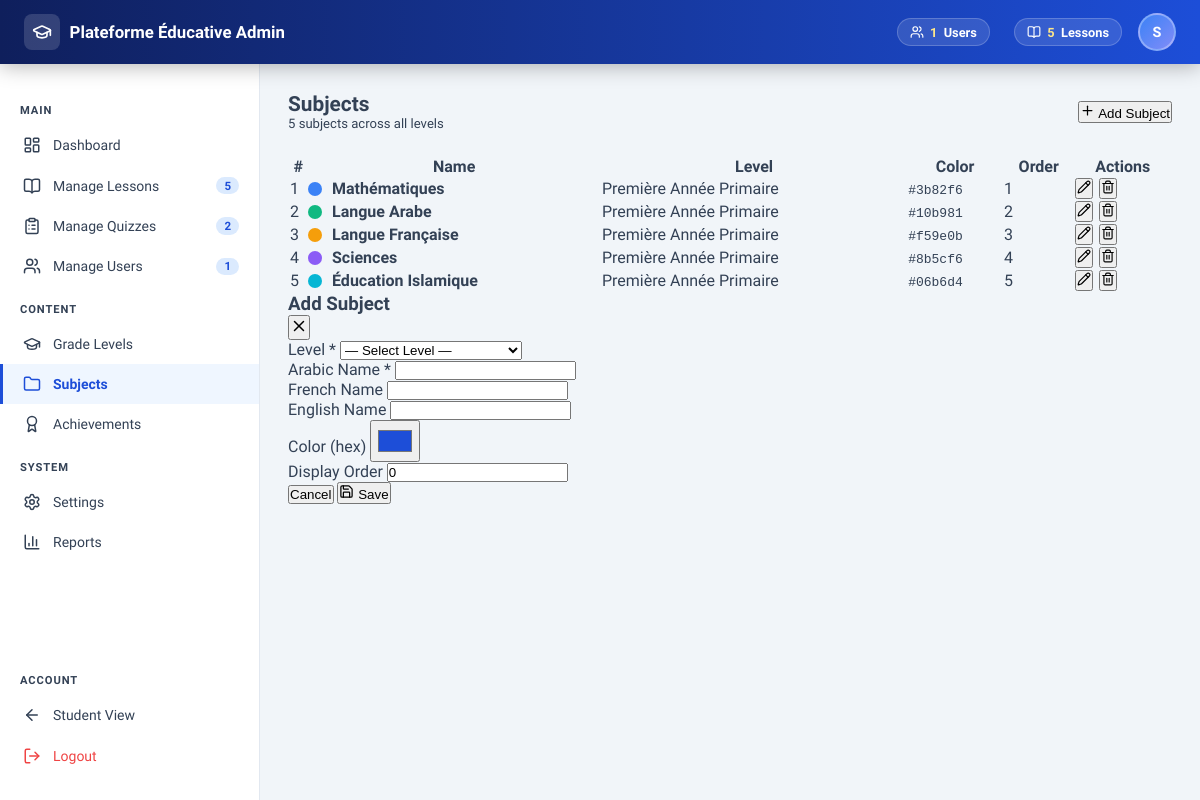
/admin/manage_subjects.php (signed in), run on the app's committed database.
### tables this page shows
CREATE TABLE `users` (
  `id` int(11) NOT NULL AUTO_INCREMENT,
  `username` varchar(100) NOT NULL,
  `email` varchar(255) NOT NULL,
  `password` varchar(255) NOT NULL,
  `full_name` varchar(200) NOT NULL,
  `role` enum('student','admin','super_admin') NOT NULL DEFAULT 'student',
  `level_id` int(11) DEFAULT 1,
  `xp_points` int(11) NOT NULL DEFAULT 0,
  `current_level` int(11) NOT NULL DEFAULT 1,
  `profile_picture` varchar(255) DEFAULT NULL,
  `preferred_lang` enum('ar','fr','en') NOT NULL DEFAULT 'fr',   
  `is_active` tinyint(1) NOT NULL DEFAULT 1,
  `last_login` datetime DEFAULT NULL,
  `created_at` timestamp NOT NULL DEFAULT CURRENT_TIMESTAMP,
  `updated_at` timestamp NOT NULL DEFAULT CURRENT_TIMESTAMP ON UPDATE CURRENT_TIMESTAMP,
  PRIMARY KEY (`id`),
  UNIQUE KEY `username` (`username`),
  UNIQUE KEY `email` (`email`),
  KEY `role` (`role`),
  KEY `level_id` (`level_id`),
  KEY `is_active` (`is_active`)
);

CREATE TABLE `subjects` (
  `id` int(11) NOT NULL AUTO_INCREMENT,
  `name_ar` varchar(150) NOT NULL,
  `name_fr` varchar(150) NOT NULL,
  `name_en` varchar(150) NOT NULL,
  `description_ar` text,
  `description_fr` text,
  `description_en` text,
  `level_id` int(11) NOT NULL,
  `icon` varchar(50) DEFAULT 'book',
  `color` varchar(20) DEFAULT '#3b82f6',
  `display_order` int(11) NOT NULL DEFAULT 0,
  `is_active` tinyint(1) NOT NULL DEFAULT 1,
  `created_at` timestamp NOT NULL DEFAULT CURRENT_TIMESTAMP,
  `updated_at` timestamp NOT NULL DEFAULT CURRENT_TIMESTAMP ON UPDATE CURRENT_TIMESTAMP,
  PRIMARY KEY (`id`),
  KEY `level_id` (`level_id`),
  KEY `display_order` (`display_order`),
  KEY `is_active` (`is_active`),
  CONSTRAINT `subjects_level_fk` FOREIGN KEY (`level_id`) REFERENCES `levels` (`id`) ON DELETE CASCADE
);

CREATE TABLE `levels` (
  `id` int(11) NOT NULL AUTO_INCREMENT,
  `name_ar` varchar(100) NOT NULL,
  `name_fr` varchar(100) NOT NULL,
  `name_en` varchar(100) NOT NULL,
  `description_ar` text,
  `description_fr` text,
  `description_en` text,
  `slug` varchar(50) DEFAULT NULL,
  `display_order` int(11) NOT NULL DEFAULT 0,
  `is_active` tinyint(1) NOT NULL DEFAULT 1,
  `created_at` timestamp NOT NULL DEFAULT CURRENT_TIMESTAMP,
  `updated_at` timestamp NOT NULL DEFAULT CURRENT_TIMESTAMP ON UPDATE CURRENT_TIMESTAMP,
  PRIMARY KEY (`id`),
  KEY `display_order` (`display_order`),
  KEY `is_active` (`is_active`)
);

### includes/functions.php (called while the page is built, shortened)
<?php
function getCurrentLang(): string {
    $lang = $_SESSION['lang'] ?? DEFAULT_LANG;
    return in_array($lang, AVAILABLE_LANGS, true) ? $lang : 'fr';
}
function getDirection(): string {
    return getCurrentLang() === 'ar' ? 'rtl' : 'ltr';
}
function loadLanguage(?string $lang = null): array {
    $lang = $lang ?? getCurrentLang();
    $file = LANG_DIR . $lang . '.json';
    $json = @file_get_contents($file);
    $data = json_decode($json, true);
    return is_array($data) ? $data : [];
}
function t(string $key): string {
    static $translations = null;
    if ($translations === null) {
        $translations = loadLanguage();
    }
    return $translations[$key] ?? $key;
}
function isLoggedIn(): bool {
    return !empty($_SESSION['user_id']);
}
function getCurrentUser(): ?array {
    return db_row('SELECT * FROM users WHERE id = ?', [(int) $_SESSION['user_id']]);
}

### includes/db.php (called while the page is built, shortened)
<?php
function db(): PDO {
    static $pdo = null;
    if ($pdo === null) {
        try {
            $dsn = 'mysql:host=' . DB_HOST . ';dbname=' . DB_NAME . ';charset=utf8mb4';
            $options = [
                PDO::ATTR_ERRMODE            => PDO::ERRMODE_EXCEPTION,
                PDO::ATTR_DEFAULT_FETCH_MODE => PDO::FETCH_ASSOC,
                PDO::ATTR_EMULATE_PREPARES   => false,
                PDO::MYSQL_ATTR_INIT_COMMAND => "SET NAMES utf8mb4 COLLATE utf8mb4_unicode_ci"
            ];
            $pdo = new PDO($dsn, DB_USER, DB_PASS, $options);
        } catch (PDOException $e) {
            error_log('[DB] Connection failed: ' . $e->getMessage());
            http_response_code(500);
            die('Database connection failed. Please contact administrator.');
        }
    }
    return $pdo;
}
function db_all(string $sql, array $params = []): array {
    try {
        $stmt = db()->prepare($sql);
        $stmt->execute($params);
        return $stmt->fetchAll();
    } catch (PDOException $e) {
        error_log('[DB] Query failed: ' . $e->getMessage() . ' | SQL: ' . $sql);
        return [];
    }
}
function db_row(string $sql, array $params = []): ?array {
    try {
        $stmt = db()->prepare($sql);
        $stmt->execute($params);
        $result = $stmt->fetch();
        return $result ?: null;
    } catch (PDOException $e) {
        error_log('[DB] Query failed: ' . $e->getMessage() . ' | SQL: ' . $sql);
        return null;
    }
}
function db_value(string $sql, array $params = []) {
    try {
        $stmt = db()->prepare($sql);
        $stmt->execute($params);
        return $stmt->fetchColumn();
    } catch (PDOException $e) {
        error_log('[DB] Query failed: ' . $e->getMessage() . ' | SQL: ' . $sql);
        return null;
    }
}

### includes/admin_auth.php (called while the page is built, shortened)
<?php
$_rootDir = dirname(__DIR__);
if (!function_exists('db_row'))       require_once $_rootDir . '/includes/db.php';
if (!function_exists('t'))            require_once $_rootDir . '/includes/functions.php';
$currentLang = getCurrentLang();

### admin/manage_subjects.php (the view, shortened to what this page needs)
<?php
require_once __DIR__ . '/../includes/admin_auth.php';
$subjects = db_all(
    "SELECT s.*, lv.name_{$currentLang} AS level_name
     FROM   subjects s
     JOIN   levels   lv ON s.level_id = lv.id
     ORDER  BY lv.display_order, s.display_order"
);
require_once '_layout.php';
?>
<div style="display:flex;align-items:center;justify-content:space-between;margin-bottom:1.5rem;flex-wrap:wrap;gap:.75rem;">
  <div>
    <h1 style="font-size:1.3rem;font-weight:800;">Subjects</h1>
    <p style="font-size:.82rem;color:var(--text-muted);"><?php echo count($subjects); ?> subjects across all levels</p>
  </div>
  <button class="btn btn-primary" onclick="openModal('subjectModal')">
    <i data-lucide="plus" width="15" height="15"></i> Add Subject
  </button>
</div>
<div class="section-card">
  <div class="section-card-body" style="padding:0;">
    <table id="subjectsTable" class="table table-hover mb-0" style="width:100%;">
      <thead>
        <tr><th>#</th><th>Name</th><th>Level</th><th>Color</th><th>Order</th><th>Actions</th></tr>
      </thead>
      <tbody>
        <?php foreach ($subjects as $sub): ?>
        <tr data-id="<?php echo (int)$sub['id']; ?>">
          <td><?php echo (int)$sub['id']; ?></td>
          <td>
            <div style="display:flex;align-items:center;gap:.6rem;">
              <span style="width:14px;height:14px;border-radius:50%;background:<?php echo htmlspecialchars($sub['color']); ?>;display:inline-block;flex-shrink:0;"></span>
              <strong><?php echo htmlspecialchars($sub['name_' . $currentLang] ?: $sub['name_ar']); ?></strong>
            </div>
          </td>
          <td><?php echo htmlspecialchars($sub['level_name']); ?></td>
          <td><code><?php echo htmlspecialchars($sub['color']); ?></code></td>
          <td><?php echo (int)$sub['display_order']; ?></td>
          <td>
            <div style="display:flex;gap:.35rem;">
              <button class="btn btn-ghost btn-sm btn-icon" onclick="editSubject(<?php echo (int)$sub['id']; ?>)">
                <i data-lucide="pencil" width="14" height="14"></i>
              </button>
              <button class="btn btn-danger btn-sm btn-icon" onclick="deleteSubject(<?php echo (int)$sub['id']; ?>, '<?php echo addslashes($sub['name_ar']); ?>')">
                <i data-lucide="trash-2" width="14" height="14"></i>
              </button>
            </div>
          </td>
        </tr>
        <?php endforeach; ?>
      </tbody>
    </table>
  </div>
</div>
<div class="modal-overlay" id="subjectModal">
  <div class="modal-box" style="max-width:540px;">
    <div class="modal-head">
      <h3 id="subjectModalTitle">Add Subject</h3>
      <button class="modal-close" onclick="closeModal('subjectModal')"><i data-lucide="x" width="18" height="18"></i></button>
    </div>
    <div class="modal-body">
      <form id="subjectForm">
        <div class="form-grid">
          <div class="form-group full">
            <label class="form-label">Level <span class="req">*</span></label>
            <select name="level_id" id="field_sub_level" class="form-control" required>
              <option value="">— Select Level —</option>
            </select>
          </div>
          <div class="form-group full">
            <label class="form-label">Arabic Name <span class="req">*</span></label>
            <input type="text" name="name_ar" id="field_sub_ar" class="form-control" dir="rtl" required>
          </div>
          <div class="form-group">
            <label class="form-label">French Name</label>
            <input type="text" name="name_fr" id="field_sub_fr" class="form-control">
          </div>
          <div class="form-group">
            <label class="form-label">English Name</label>
            <input type="text" name="name_en" id="field_sub_en" class="form-control">
          </div>
          <div class="form-group">
            <label class="form-label">Color (hex)</label>
            <input type="color" name="color" id="field_sub_color" class="form-control" value="#1D4ED8" style="height:42px;padding:.3rem;">
          </div>
          <div class="form-group">
            <label class="form-label">Display Order</label>
            <input type="number" name="display_order" id="field_sub_order" class="form-control" value="0" min="0">
          </div>
        </div>
      </form>
    </div>
    <div class="modal-footer">
      <button class="btn btn-ghost" onclick="closeModal('subjectModal')">Cancel</button>
      <button class="btn btn-primary" onclick="saveSubject()"><i data-lucide="save" width="15" height="15"></i> Save</button>
    </div>
  </div>
</div>
<?php require_once '_layout_end.php'; ?>

### admin/_layout.php (shortened to what this page needs)
<?php
require_once __DIR__ . '/../includes/db.php';
require_once __DIR__ . '/../includes/functions.php';
$currentLang = getCurrentLang();
$dir         = getDirection();
$currentUser = getCurrentUser();
$currentPage = basename($_SERVER['PHP_SELF'], '.php');
$totalUsers = (int) db_value('SELECT COUNT(*) FROM users WHERE role = "student"');
$totalLessons = (int) db_value('SELECT COUNT(*) FROM lessons WHERE is_published = 1');
$totalQuizzes = (int) db_value('SELECT COUNT(*) FROM quizzes WHERE is_active = 1');
?>
<!DOCTYPE html>
<html lang="<?php echo $currentLang; ?>" dir="<?php echo $dir; ?>">
<head>
</head>
<body>
<nav class="topbar">
  <a href="dashboard.php" class="topbar-brand">
    <span class="brand-icon">
      <i data-lucide="graduation-cap" width="20" height="20" color="white"></i>
    </span>
    <?php echo t('app_name'); ?> Admin
  </a>
  <div class="topbar-stats">
    <div class="stat-pill">
      <i data-lucide="users" width="14" height="14"></i>
      <span class="stat-num"><?php echo number_format($totalUsers); ?></span>
      Users
    </div>
    <div class="stat-pill">
      <i data-lucide="book-open" width="14" height="14"></i>
      <span class="stat-num"><?php echo number_format($totalLessons); ?></span>
      Lessons
    </div>
  </div>
  <div class="admin-avatar">
    <?php echo mb_strtoupper(mb_substr($currentUser['full_name'], 0, 1, 'UTF-8'), 'UTF-8'); ?>
  </div>
</nav>
<div class="admin-layout">
  <aside class="sidebar" id="sidebar">
    <span class="sidebar-section-label">Main</span>
    <a href="dashboard.php" class="sidebar-item <?php echo $currentPage === 'dashboard' ? 'active' : ''; ?>">
      <i data-lucide="layout-dashboard" width="18" height="18"></i>
      Dashboard
    </a>
    <a href="manage_lessons.php" class="sidebar-item <?php echo $currentPage === 'manage_lessons' ? 'active' : ''; ?>">
      <i data-lucide="book-open" width="18" height="18"></i>
      Manage Lessons
      <span class="sidebar-badge"><?php echo $totalLessons; ?></span>
    </a>
    <a href="manage_quizzes.php" class="sidebar-item <?php echo $currentPage === 'manage_quizzes' ? 'active' : ''; ?>">
      <i data-lucide="clipboard-list" width="18" height="18"></i>
      Manage Quizzes
      <span class="sidebar-badge"><?php echo $totalQuizzes; ?></span>
    </a>
    <a href="manage_users.php" class="sidebar-item <?php echo $currentPage === 'manage_users' ? 'active' : ''; ?>">
      <i data-lucide="users" width="18" height="18"></i>
      Manage Users
      <span class="sidebar-badge"><?php echo $totalUsers; ?></span>
    </a>
    <span class="sidebar-section-label">Content</span>
    <a href="manage_levels.php" class="sidebar-item <?php echo $currentPage === 'manage_levels' ? 'active' : ''; ?>">
      <i data-lucide="graduation-cap" width="18" height="18"></i>
      Grade Levels
    </a>
    <a href="manage_subjects.php" class="sidebar-item <?php echo $currentPage === 'manage_subjects' ? 'active' : ''; ?>">
      <i data-lucide="folder" width="18" height="18"></i>
      Subjects
    </a>
    <a href="manage_achievements.php" class="sidebar-item <?php echo $currentPage === 'manage_achievements' ? 'active' : ''; ?>">
      <i data-lucide="award" width="18" height="18"></i>
      Achievements
    </a>
    <span class="sidebar-section-label">System</span>
    <a href="settings.php" class="sidebar-item <?php echo $currentPage === 'settings' ? 'active' : ''; ?>">
      <i data-lucide="settings" width="18" height="18"></i>
      Settings
    </a>
    <a href="reports.php" class="sidebar-item <?php echo $currentPage === 'reports' ? 'active' : ''; ?>">
      <i data-lucide="bar-chart-3" width="18" height="18"></i>
      Reports
    </a>
    <span class="sidebar-section-label" style="margin-top:auto;">Account</span>
    <a href="../dashboard.php" class="sidebar-item">
      <i data-lucide="arrow-left" width="18" height="18"></i>
      Student View
    </a>
    <a href="../logout.php" class="sidebar-item" style="color:#ef4444;">
      <i data-lucide="log-out" width="18" height="18"></i>
      Logout
    </a>
  </aside>
  <main class="admin-main">

### data on the page
users: full_name "S"
subjects: id "1", name_fr "Mathématiques", level.name_fr "Première Année Primaire", color "#3b82f6", display_order "1"
subjects: id "2", name_fr "Langue Arabe", level.name_fr "Première Année Primaire", color "#10b981", display_order "2"
subjects: id "3", name_fr "Langue Française", level.name_fr "Première Année Primaire", color "#f59e0b", display_order "3"
subjects: id "4", name_fr "Sciences", level.name_fr "Première Année Primaire", color "#8b5cf6", display_order "4"
subjects: id "5", name_fr "Éducation Islamique", level.name_fr "Première Année Primaire", color "#06b6d4", display_order "5"

### other printed values
t('app_name') "Plateforme Éducative"
$totalUsers "1"
$totalLessons "5"
$totalQuizzes "2"
count($subjects) "5"
